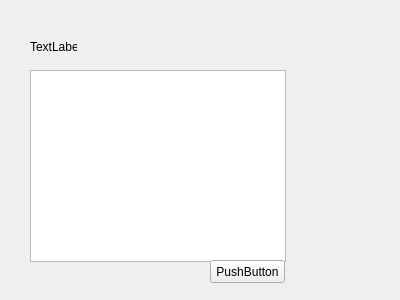
<?xml version="1.0" encoding="UTF-8"?>
<ui version="4.0">
 <class>widget</class>
 <widget class="QWidget" name="widget">
  <property name="geometry">
   <rect>
    <x>0</x>
    <y>0</y>
    <width>400</width>
    <height>300</height>
   </rect>
  </property>
  <property name="windowTitle">
   <string>widget</string>
  </property>
  <widget class="QTableWidget" name="tableWidget">
   <property name="geometry">
    <rect>
     <x>30</x>
     <y>70</y>
     <width>256</width>
     <height>192</height>
    </rect>
   </property>
  </widget>
  <widget class="QPushButton" name="pushButton">
   <property name="geometry">
    <rect>
     <x>210</x>
     <y>260</y>
     <width>75</width>
     <height>23</height>
    </rect>
   </property>
   <property name="text">
    <string>PushButton</string>
   </property>
  </widget>
  <widget class="QLabel" name="label">
   <property name="geometry">
    <rect>
     <x>30</x>
     <y>40</y>
     <width>47</width>
     <height>13</height>
    </rect>
   </property>
   <property name="text">
    <string>TextLabel</string>
   </property>
  </widget>
 </widget>
 <layoutdefault spacing="6" margin="11"/>
 <resources/>
 <connections/>
</ui>
